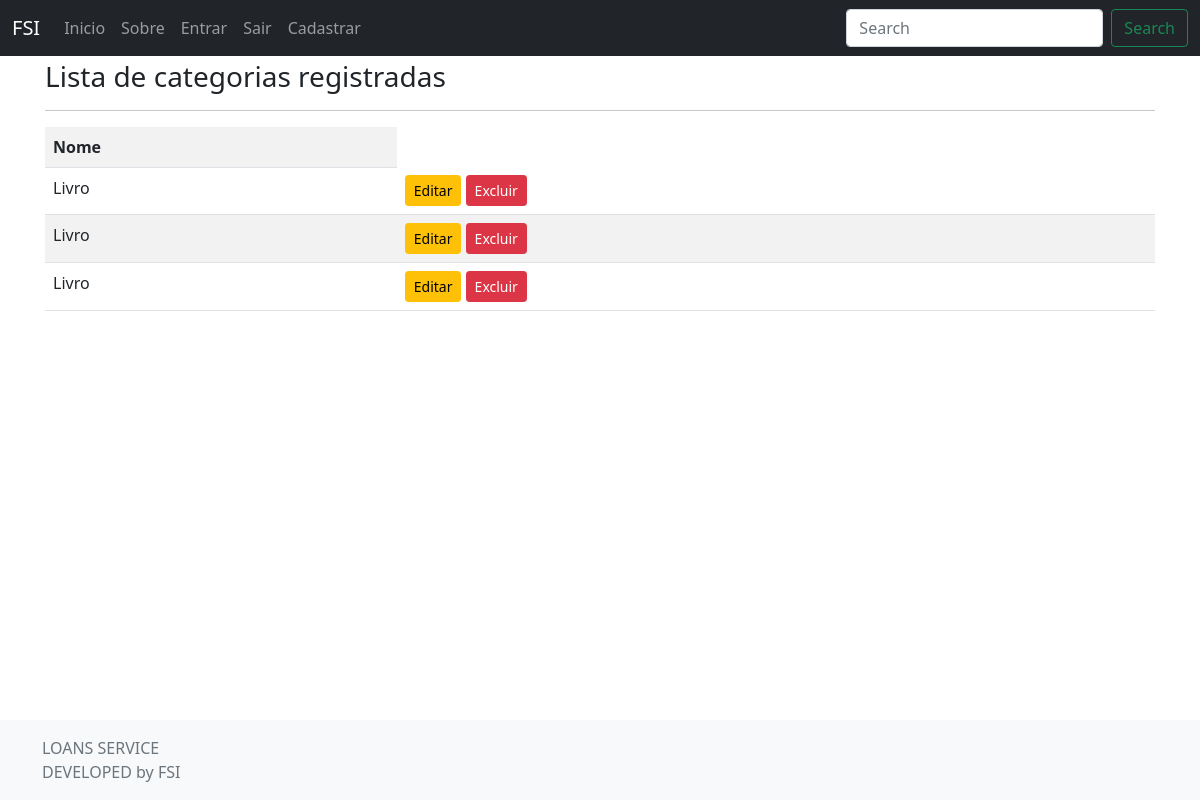
The page /listar/categoria/ (signed in) on the database as committed earlier.
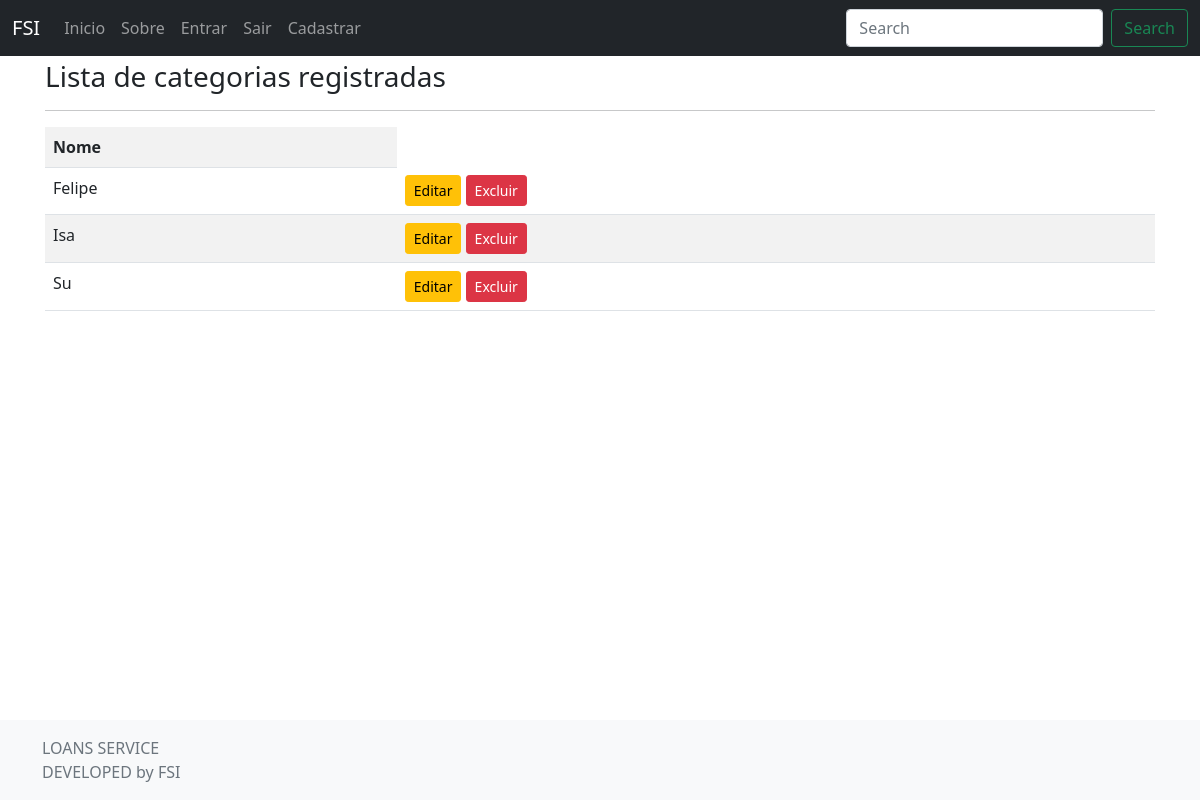
The same page on the database as committed later.
### cadastros/models.py (models this page shows, shortened)
class Categoria(models.Model):
    nome = models.CharField(max_length=50)

### cadastros/views.py (the view)
# urls.py: path("listar/categoria/", CategoriaList.as_view(), name="listar-categoria"),
class CategoriaList(LoginRequiredMixin, ListView):
    model = Categoria
    template_name = "cadastros/listas/categoria.html"
    login_url = reverse_lazy('login')

### cadastros/templates/cadastros/listas/categoria.html
{% extends 'paginas/modelo.html' %}
{% load static %}
{% block conteudo %}
<h3> Lista de categorias registradas </h3>
<hr>
<div class= "table-responsive">
<table class= "table table-striped" >
    <tr>
        <th> Nome </th>
    </tr>
        {% for categoria in object_list %}
        <tr>
            <td> {{ categoria.nome }} </td>
            <td>
               <a href="{% url 'editar-categoria' categoria.pk %}" class = "btn btn-warning btn-sm">Editar</a>
               <a href="{% url 'excluir-categoria' categoria.pk %}" class = "btn btn-danger btn-sm">Excluir</a>
            </td>
        </tr>
        {% empty %}
        <tr>
            <td colspan="100%"> Nenhuma categoria registrada </td>
        </tr>
        {% endfor %}
</table>
</div>
{% endblock %}

### paginas/templates/paginas/modelo.html (shortened to what this page needs)
{% load static %}
<!doctype html>
<html lang="en" class="h-100">
  <head>
<link href= "{% static 'bootstrap.css' %}"  rel="stylesheet">
  </head>
  <body class="d-flex flex-column h-100">
<header>
  <nav class="navbar navbar-expand-md navbar-dark fixed-top bg-dark">
    <div class="container-fluid">
      <a class="navbar-brand" href="#">FSI</a>
      <div class="collapse navbar-collapse" id="navbarCollapse">
        <ul class="navbar-nav me-auto mb-2 mb-md-0">
          <li class="nav-item">
            <a class="nav-link " aria-current="page" href="{% url 'index' %}">Inicio</a>
          </li>
          <li class="nav-item">
            <a class="nav-link" href="{% url 'sobre' %}">Sobre</a>
          </li>
          <li>
          <a class="nav-link" href="{% url 'login' %}">Entrar</a>
                  </li>
                  <li>
          <a class="nav-link" href="{% url 'logout' %}">Sair</a>
          </li>
                    <li>
                      <a class="nav-link" href="{% url 'cadastrar-categoria' %}">Cadastrar</a>
                    </li>
        </ul>
        <form class="d-flex">
          <input class="form-control me-2" type="search" placeholder="Search" aria-label="Search">
          <button class="btn btn-outline-success" type="submit">Search</button>
        </form>
      </div>
    </div>
  </nav>
</header>
<main class="flex-shrink-0">
  <div class="container">
      {% block conteudo %}{% endblock %}
  </div>
</main>
<footer class="footer mt-auto py-3 bg-light">
  <div class="container">
    <span class="text-muted">
      LOANS SERVICE<br>
      DEVELOPED by FSI
    </span>
  </div>
</footer>
  </body>
</html>

### paginas/templates/paginas/modelo.html (style rules this page uses)
main > .container { padding: 60px 15px 0; }

Rows that differ between the two databases and show on the page:
changed Categoria: nome "Livro" → "Felipe"
changed Categoria: nome "Livro" → "Isa"
changed Categoria (number 3 of 3 on the later page): nome "Livro" → "Su"
